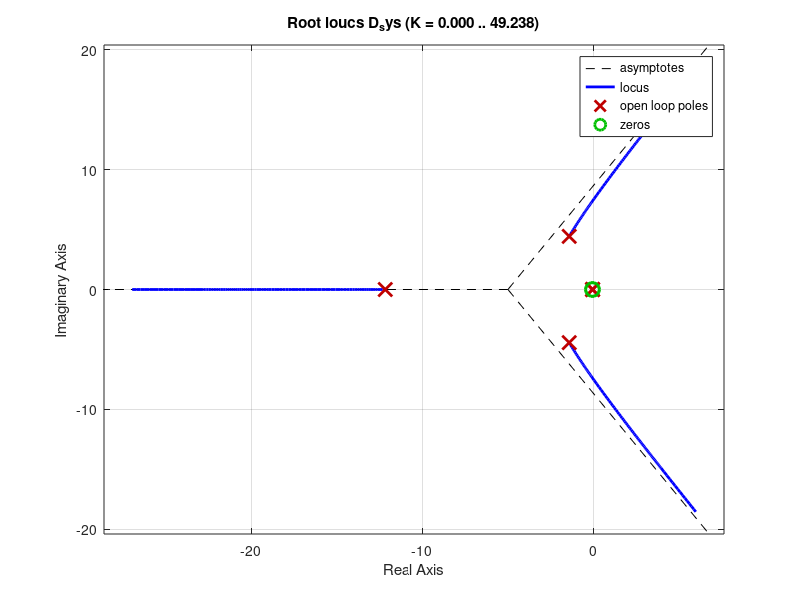
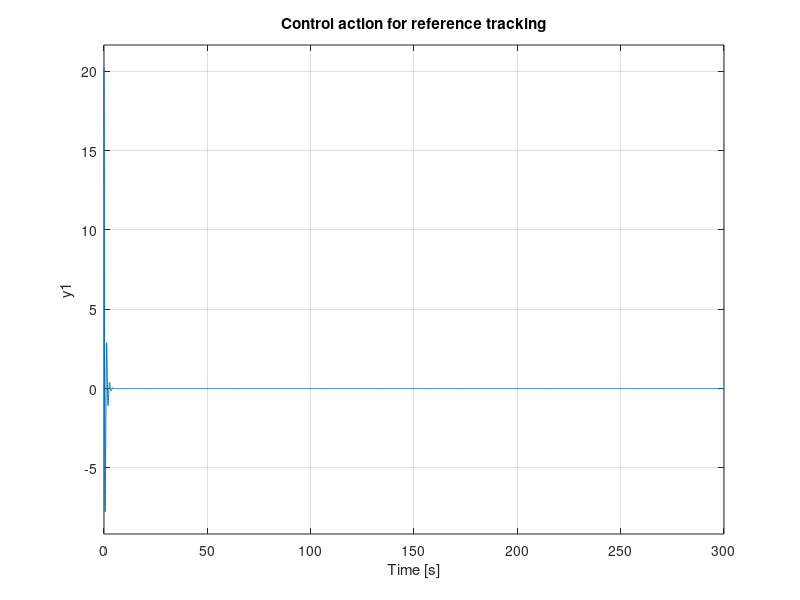
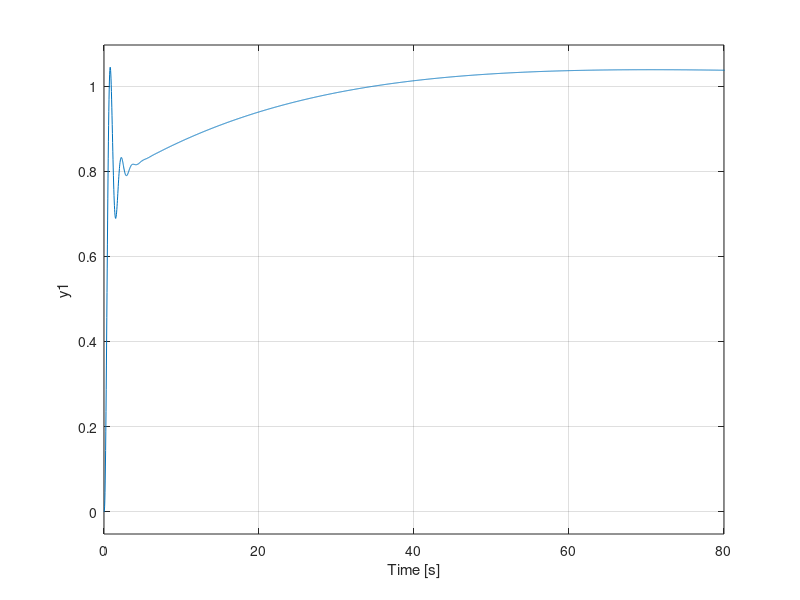
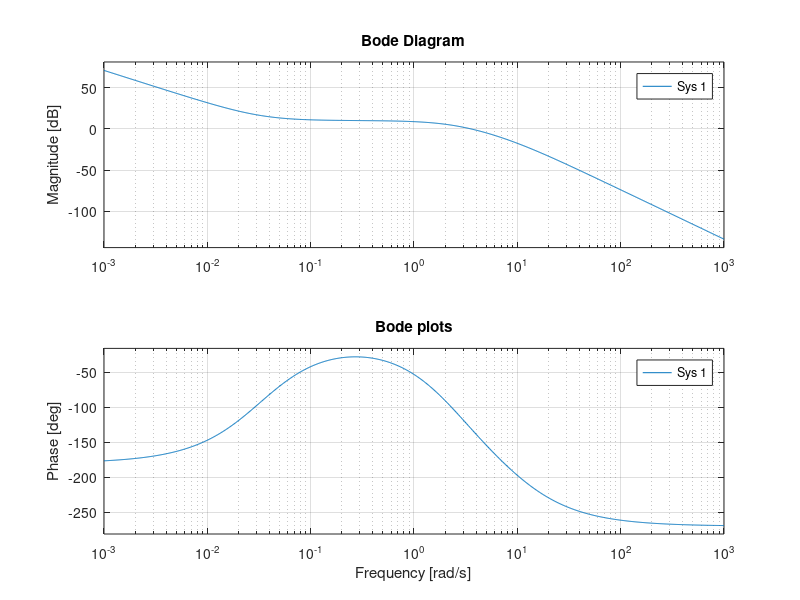

Write MATLAB code to recreate these figures, in order.
close all;
clear;
set(0,'defaultfigurecolor',[1 1 1])

sys = tf(1,[0.1, 1, 0, 0]); % G(s)
controller = (tf(0.06*[30, 1],[0.4 1]))^2; % PDD
D_sys = feedback(controller*sys,1); % closed loop
u = controller/(1+controller*sys); % control action tf
figure
rlocus(D_sys);
figure
step(u);
title('Control action for reference tracking');
figure;
step(D_sys);
xlim([0 80])
title('');
figure;
% bode(sys);
% hold on;
bode(controller*sys);
title('Bode plots');
%legend('Plant','Controlled plant');
figure;
nyquist(controller*sys)
title('Nyquist plot of the controlled plant');
[Gm, Pm, Wgm, Wpm] = margin(controller*sys);
% figure;
% bode(sys);
% title('Bode plots of the plant')
% export_fig bode_plant.pdf